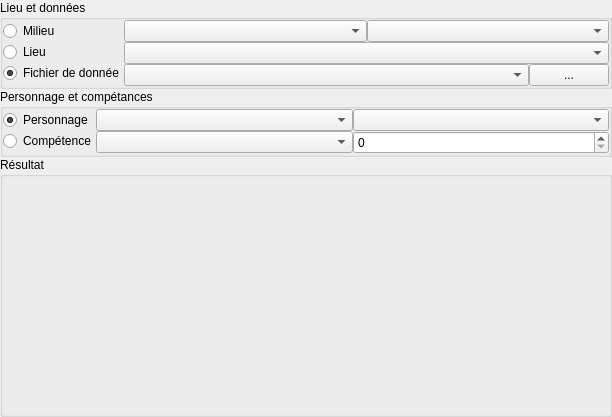
<?xml version="1.0" encoding="UTF-8"?>
<ui version="4.0">
 <class>Form</class>
 <widget class="QWidget" name="Form">
  <property name="geometry">
   <rect>
    <x>0</x>
    <y>0</y>
    <width>612</width>
    <height>417</height>
   </rect>
  </property>
  <property name="windowTitle">
   <string>Form</string>
  </property>
  <layout class="QVBoxLayout" name="verticalLayout">
   <property name="spacing">
    <number>0</number>
   </property>
   <property name="leftMargin">
    <number>0</number>
   </property>
   <property name="topMargin">
    <number>0</number>
   </property>
   <property name="rightMargin">
    <number>0</number>
   </property>
   <property name="bottomMargin">
    <number>0</number>
   </property>
   <item>
    <widget class="QGroupBox" name="data_box">
     <property name="title">
      <string>Lieu et données</string>
     </property>
     <layout class="QHBoxLayout" name="horizontalLayout_6">
      <property name="spacing">
       <number>0</number>
      </property>
      <property name="leftMargin">
       <number>0</number>
      </property>
      <property name="topMargin">
       <number>0</number>
      </property>
      <property name="rightMargin">
       <number>0</number>
      </property>
      <property name="bottomMargin">
       <number>0</number>
      </property>
      <item>
       <widget class="QWidget" name="widget_7" native="true">
        <property name="sizePolicy">
         <sizepolicy hsizetype="Fixed" vsizetype="Preferred">
          <horstretch>0</horstretch>
          <verstretch>0</verstretch>
         </sizepolicy>
        </property>
        <layout class="QVBoxLayout" name="verticalLayout_2">
         <property name="spacing">
          <number>0</number>
         </property>
         <property name="leftMargin">
          <number>0</number>
         </property>
         <property name="topMargin">
          <number>0</number>
         </property>
         <property name="rightMargin">
          <number>0</number>
         </property>
         <property name="bottomMargin">
          <number>0</number>
         </property>
         <item>
          <widget class="QRadioButton" name="milieu_radio">
           <property name="text">
            <string>Milieu</string>
           </property>
          </widget>
         </item>
         <item>
          <widget class="QRadioButton" name="lieu_radio">
           <property name="text">
            <string>Lieu</string>
           </property>
          </widget>
         </item>
         <item>
          <widget class="QRadioButton" name="file_radio">
           <property name="text">
            <string>Fichier de donnée</string>
           </property>
           <property name="checked">
            <bool>true</bool>
           </property>
          </widget>
         </item>
        </layout>
       </widget>
      </item>
      <item>
       <widget class="QWidget" name="widget_6" native="true">
        <layout class="QVBoxLayout" name="verticalLayout_5">
         <property name="spacing">
          <number>0</number>
         </property>
         <property name="leftMargin">
          <number>0</number>
         </property>
         <property name="topMargin">
          <number>0</number>
         </property>
         <property name="rightMargin">
          <number>0</number>
         </property>
         <property name="bottomMargin">
          <number>0</number>
         </property>
         <item>
          <widget class="QWidget" name="widget_3" native="true">
           <layout class="QHBoxLayout" name="horizontalLayout_3">
            <property name="spacing">
             <number>0</number>
            </property>
            <property name="leftMargin">
             <number>0</number>
            </property>
            <property name="topMargin">
             <number>0</number>
            </property>
            <property name="rightMargin">
             <number>0</number>
            </property>
            <property name="bottomMargin">
             <number>0</number>
            </property>
            <item>
             <widget class="QComboBox" name="milieu_combo"/>
            </item>
            <item>
             <widget class="QComboBox" name="detail_milieu_combo"/>
            </item>
           </layout>
          </widget>
         </item>
         <item>
          <widget class="QWidget" name="widget_2" native="true">
           <layout class="QHBoxLayout" name="horizontalLayout_2">
            <property name="spacing">
             <number>0</number>
            </property>
            <property name="leftMargin">
             <number>0</number>
            </property>
            <property name="topMargin">
             <number>0</number>
            </property>
            <property name="rightMargin">
             <number>0</number>
            </property>
            <property name="bottomMargin">
             <number>0</number>
            </property>
            <item>
             <widget class="QComboBox" name="lieu_combo"/>
            </item>
           </layout>
          </widget>
         </item>
         <item>
          <widget class="QWidget" name="widget" native="true">
           <layout class="QHBoxLayout" name="horizontalLayout">
            <property name="spacing">
             <number>0</number>
            </property>
            <property name="leftMargin">
             <number>0</number>
            </property>
            <property name="topMargin">
             <number>0</number>
            </property>
            <property name="rightMargin">
             <number>0</number>
            </property>
            <property name="bottomMargin">
             <number>0</number>
            </property>
            <item>
             <widget class="QComboBox" name="file_combo"/>
            </item>
            <item>
             <widget class="QPushButton" name="load_button">
              <property name="sizePolicy">
               <sizepolicy hsizetype="Fixed" vsizetype="Fixed">
                <horstretch>0</horstretch>
                <verstretch>0</verstretch>
               </sizepolicy>
              </property>
              <property name="text">
               <string>...</string>
              </property>
             </widget>
            </item>
           </layout>
          </widget>
         </item>
        </layout>
       </widget>
      </item>
     </layout>
    </widget>
   </item>
   <item>
    <widget class="QGroupBox" name="competance_box">
     <property name="title">
      <string>Personnage et compétances</string>
     </property>
     <layout class="QHBoxLayout" name="horizontalLayout_7">
      <property name="spacing">
       <number>0</number>
      </property>
      <property name="leftMargin">
       <number>0</number>
      </property>
      <property name="topMargin">
       <number>0</number>
      </property>
      <property name="rightMargin">
       <number>0</number>
      </property>
      <property name="bottomMargin">
       <number>0</number>
      </property>
      <item>
       <widget class="QWidget" name="widget_8" native="true">
        <property name="sizePolicy">
         <sizepolicy hsizetype="Fixed" vsizetype="Preferred">
          <horstretch>0</horstretch>
          <verstretch>0</verstretch>
         </sizepolicy>
        </property>
        <layout class="QVBoxLayout" name="verticalLayout_6">
         <property name="spacing">
          <number>0</number>
         </property>
         <property name="leftMargin">
          <number>0</number>
         </property>
         <property name="topMargin">
          <number>0</number>
         </property>
         <property name="rightMargin">
          <number>0</number>
         </property>
         <property name="bottomMargin">
          <number>0</number>
         </property>
         <item>
          <widget class="QRadioButton" name="perso_radio">
           <property name="text">
            <string>Personnage</string>
           </property>
           <property name="checked">
            <bool>true</bool>
           </property>
          </widget>
         </item>
         <item>
          <widget class="QRadioButton" name="comp_radio">
           <property name="text">
            <string>Compétence</string>
           </property>
          </widget>
         </item>
        </layout>
       </widget>
      </item>
      <item>
       <widget class="QWidget" name="widget_9" native="true">
        <layout class="QVBoxLayout" name="verticalLayout_7">
         <property name="spacing">
          <number>0</number>
         </property>
         <property name="leftMargin">
          <number>0</number>
         </property>
         <property name="topMargin">
          <number>0</number>
         </property>
         <property name="rightMargin">
          <number>0</number>
         </property>
         <property name="bottomMargin">
          <number>0</number>
         </property>
         <item>
          <widget class="QWidget" name="widget_4" native="true">
           <layout class="QHBoxLayout" name="horizontalLayout_4">
            <property name="spacing">
             <number>0</number>
            </property>
            <property name="leftMargin">
             <number>0</number>
            </property>
            <property name="topMargin">
             <number>0</number>
            </property>
            <property name="rightMargin">
             <number>0</number>
            </property>
            <property name="bottomMargin">
             <number>0</number>
            </property>
            <item>
             <widget class="QComboBox" name="personnage_combo"/>
            </item>
            <item>
             <widget class="QComboBox" name="competence_combo"/>
            </item>
           </layout>
          </widget>
         </item>
         <item>
          <widget class="QWidget" name="widget_5" native="true">
           <layout class="QHBoxLayout" name="horizontalLayout_5">
            <property name="spacing">
             <number>0</number>
            </property>
            <property name="leftMargin">
             <number>0</number>
            </property>
            <property name="topMargin">
             <number>0</number>
            </property>
            <property name="rightMargin">
             <number>0</number>
            </property>
            <property name="bottomMargin">
             <number>0</number>
            </property>
            <item>
             <widget class="QComboBox" name="competence_combo_2"/>
            </item>
            <item>
             <widget class="QSpinBox" name="competence_spin"/>
            </item>
           </layout>
          </widget>
         </item>
        </layout>
       </widget>
      </item>
     </layout>
    </widget>
   </item>
   <item>
    <widget class="QGroupBox" name="result_box">
     <property name="title">
      <string>Résultat</string>
     </property>
     <layout class="QVBoxLayout" name="verticalLayout_3">
      <item>
       <spacer name="verticalSpacer">
        <property name="orientation">
         <enum>Qt::Vertical</enum>
        </property>
        <property name="sizeHint" stdset="0">
         <size>
          <width>20</width>
          <height>211</height>
         </size>
        </property>
       </spacer>
      </item>
     </layout>
    </widget>
   </item>
  </layout>
 </widget>
 <resources/>
 <connections/>
</ui>
